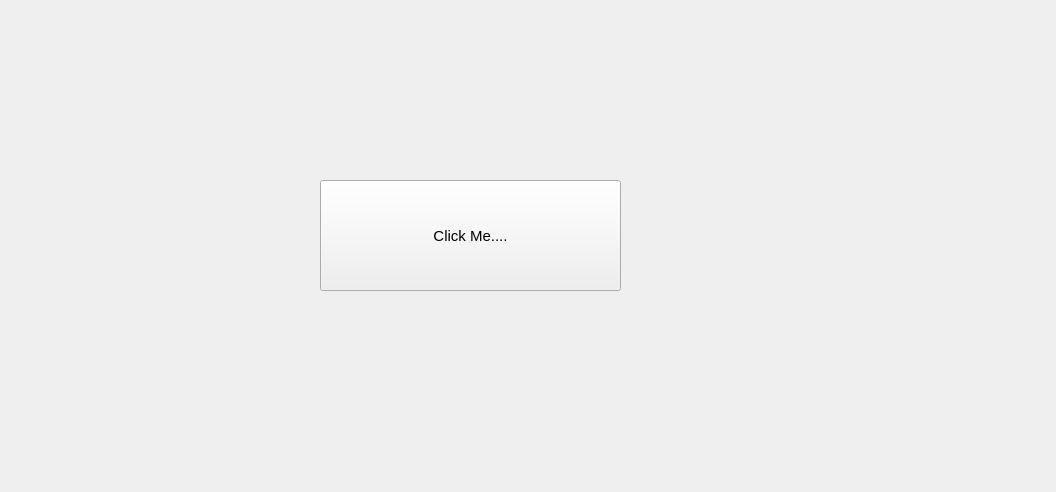
<?xml version="1.0" encoding="UTF-8"?>
<ui version="4.0">
 <class>Widget</class>
 <widget class="QWidget" name="Widget">
  <property name="geometry">
   <rect>
    <x>0</x>
    <y>0</y>
    <width>1056</width>
    <height>492</height>
   </rect>
  </property>
  <property name="windowTitle">
   <string>Widget</string>
  </property>
  <widget class="QPushButton" name="pushButton">
   <property name="geometry">
    <rect>
     <x>320</x>
     <y>180</y>
     <width>301</width>
     <height>111</height>
    </rect>
   </property>
   <property name="font">
    <font>
     <pointsize>11</pointsize>
    </font>
   </property>
   <property name="text">
    <string>Click Me....</string>
   </property>
  </widget>
 </widget>
 <resources/>
 <connections/>
</ui>
